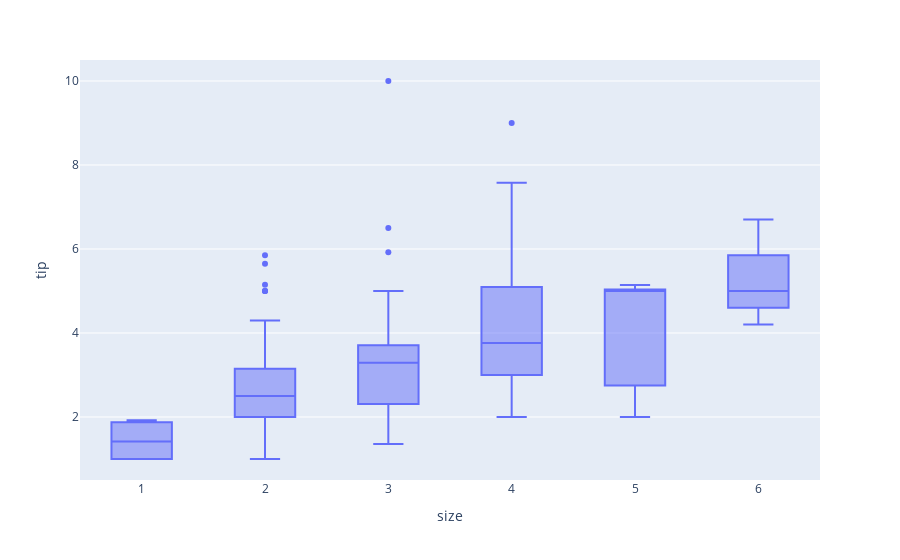

Source (notebook cell):
### Code cell
px.box(tips,x='size',y='tip')#smoker #time #day # size

### Figure 1 — Plotly figure (JSON) as saved in the notebook; plotly's stock layout.template omitted (floating-point values rounded to 4 significant figures; data arrays with more than 128 entries replaced by an {"elided": "..."} marker saying what was removed)
{"data": [{"alignmentgroup": "True", "hovertemplate": "size=%{x}<br>tip=%{y}<extra></extra>", "legendgroup": "", "marker": {"color": "#636efa"}, "name": "", "notched": false, "offsetgroup": "", "orientation": "v", "showlegend": false, "type": "box", "x": {"elided": "244 int values"}, "x0": " ", "xaxis": "x", "y": {"elided": "244 float values"}, "y0": " ", "yaxis": "y"}], "layout": {"boxmode": "group", "legend": {"tracegroupgap": 0}, "margin": {"t": 60}, "xaxis": {"anchor": "y", "domain": [0, 1], "title": {"text": "size"}}, "yaxis": {"anchor": "x", "domain": [0, 1], "title": {"text": "tip"}}}}
